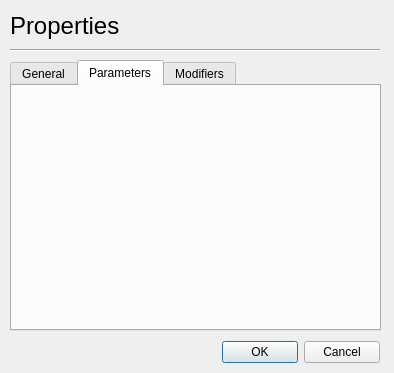
<?xml version="1.0" encoding="UTF-8"?>
<ui version="4.0">
 <class>IconProperties</class>
 <widget class="QDialog" name="IconProperties">
  <property name="geometry">
   <rect>
    <x>0</x>
    <y>0</y>
    <width>394</width>
    <height>373</height>
   </rect>
  </property>
  <property name="windowTitle">
   <string>Dialog</string>
  </property>
  <property name="modal">
   <bool>true</bool>
  </property>
  <widget class="QTabWidget" name="mpPropertiesTabWidget">
   <property name="geometry">
    <rect>
     <x>10</x>
     <y>60</y>
     <width>371</width>
     <height>271</height>
    </rect>
   </property>
   <property name="currentIndex">
    <number>1</number>
   </property>
   <widget class="QWidget" name="mpGeneralTab">
    <attribute name="title">
     <string>General</string>
    </attribute>
    <widget class="QWidget" name="layoutWidget">
     <property name="geometry">
      <rect>
       <x>11</x>
       <y>10</y>
       <width>341</width>
       <height>221</height>
      </rect>
     </property>
     <layout class="QGridLayout" name="gridLayout">
      <item row="0" column="0">
       <widget class="QGroupBox" name="groupBox">
        <property name="title">
         <string>Component</string>
        </property>
        <widget class="QWidget" name="layoutWidget">
         <property name="geometry">
          <rect>
           <x>10</x>
           <y>20</y>
           <width>311</width>
           <height>81</height>
          </rect>
         </property>
         <layout class="QGridLayout" name="gridLayout_2">
          <item row="0" column="0" colspan="2">
           <widget class="QLabel" name="mpIconNameLabel">
            <property name="text">
             <string>Name:</string>
            </property>
           </widget>
          </item>
          <item row="0" column="2">
           <widget class="QLineEdit" name="mpIconNameTextBox"/>
          </item>
          <item row="1" column="0" colspan="2">
           <widget class="QLabel" name="mpIconCommentLabel">
            <property name="enabled">
             <bool>true</bool>
            </property>
            <property name="text">
             <string>Comment:</string>
            </property>
           </widget>
          </item>
          <item row="1" column="2">
           <widget class="QLineEdit" name="mpIconCommentTextBox"/>
          </item>
         </layout>
        </widget>
       </widget>
      </item>
      <item row="1" column="0">
       <widget class="QGroupBox" name="groupBox_2">
        <property name="title">
         <string>Model</string>
        </property>
        <widget class="QWidget" name="layoutWidget">
         <property name="geometry">
          <rect>
           <x>10</x>
           <y>22</y>
           <width>311</width>
           <height>71</height>
          </rect>
         </property>
         <layout class="QGridLayout" name="gridLayout_3">
          <item row="0" column="0">
           <widget class="QLabel" name="mpIconModelNameLabel">
            <property name="maximumSize">
             <size>
              <width>49</width>
              <height>32</height>
             </size>
            </property>
            <property name="text">
             <string>Name:</string>
            </property>
           </widget>
          </item>
          <item row="1" column="0">
           <widget class="QLabel" name="mpIconModelCommentLabel">
            <property name="enabled">
             <bool>true</bool>
            </property>
            <property name="text">
             <string>Comment:</string>
            </property>
           </widget>
          </item>
          <item row="0" column="1" colspan="2">
           <widget class="QLabel" name="mpIconModelNameTextBox">
            <property name="enabled">
             <bool>true</bool>
            </property>
            <property name="text">
             <string>TextLabel</string>
            </property>
           </widget>
          </item>
          <item row="1" column="1" colspan="2">
           <widget class="QLabel" name="mpIconModelCommentTextBox">
            <property name="text">
             <string>TextLabel</string>
            </property>
           </widget>
          </item>
         </layout>
        </widget>
       </widget>
      </item>
     </layout>
    </widget>
   </widget>
   <widget class="QWidget" name="mpParametersTab">
    <attribute name="title">
     <string>Parameters</string>
    </attribute>
    <widget class="QWidget" name="verticalLayoutWidget">
     <property name="geometry">
      <rect>
       <x>11</x>
       <y>11</y>
       <width>341</width>
       <height>221</height>
      </rect>
     </property>
     <layout class="QVBoxLayout" name="mpParametersVerticalLayout"/>
    </widget>
   </widget>
   <widget class="QWidget" name="mpModeifiersTab">
    <attribute name="title">
     <string>Modifiers</string>
    </attribute>
   </widget>
  </widget>
  <widget class="Line" name="line">
   <property name="geometry">
    <rect>
     <x>10</x>
     <y>40</y>
     <width>370</width>
     <height>20</height>
    </rect>
   </property>
   <property name="orientation">
    <enum>Qt::Horizontal</enum>
   </property>
  </widget>
  <widget class="QLabel" name="mpSimulationHeading">
   <property name="geometry">
    <rect>
     <x>10</x>
     <y>10</y>
     <width>111</width>
     <height>31</height>
    </rect>
   </property>
   <property name="font">
    <font>
     <pointsize>18</pointsize>
    </font>
   </property>
   <property name="text">
    <string>Properties</string>
   </property>
  </widget>
  <widget class="QWidget" name="">
   <property name="geometry">
    <rect>
     <x>222</x>
     <y>340</y>
     <width>158</width>
     <height>25</height>
    </rect>
   </property>
   <layout class="QHBoxLayout" name="horizontalLayout">
    <item>
     <widget class="QPushButton" name="pushButton">
      <property name="text">
       <string>OK</string>
      </property>
     </widget>
    </item>
    <item>
     <widget class="QPushButton" name="pushButton_2">
      <property name="text">
       <string>Cancel</string>
      </property>
     </widget>
    </item>
   </layout>
  </widget>
 </widget>
 <tabstops>
  <tabstop>mpPropertiesTabWidget</tabstop>
  <tabstop>mpIconNameTextBox</tabstop>
  <tabstop>mpIconCommentTextBox</tabstop>
 </tabstops>
 <resources/>
 <connections>
  <connection>
   <sender>pushButton_2</sender>
   <signal>pressed()</signal>
   <receiver>IconProperties</receiver>
   <slot>reject()</slot>
   <hints>
    <hint type="sourcelabel">
     <x>358</x>
     <y>354</y>
    </hint>
    <hint type="destinationlabel">
     <x>406</x>
     <y>335</y>
    </hint>
   </hints>
  </connection>
  <connection>
   <sender>pushButton</sender>
   <signal>pressed()</signal>
   <receiver>IconProperties</receiver>
   <slot>updateIconProperties()</slot>
   <hints>
    <hint type="sourcelabel">
     <x>235</x>
     <y>353</y>
    </hint>
    <hint type="destinationlabel">
     <x>191</x>
     <y>344</y>
    </hint>
   </hints>
  </connection>
 </connections>
 <slots>
  <slot>updateIconProperties()</slot>
 </slots>
</ui>
